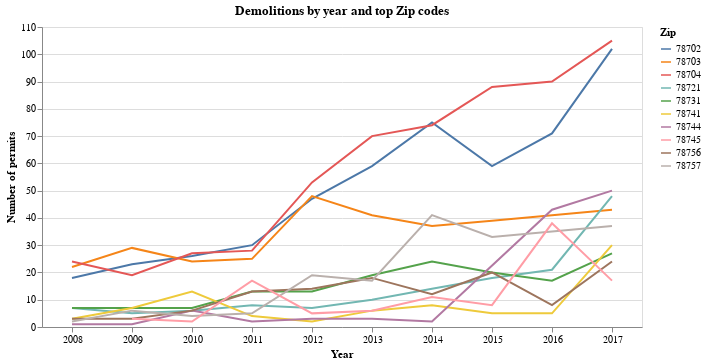

Notebook code cell kept with this figure:
### Markdown cell above
#### A look at top picks zips

Filtering to zip codes that that had more than 15 demos in 2017.

### Code cell
# filter our zip/year datafram to just 2017
zips_2017 = demos_yr_zip[demos_yr_zip['Year'] == '2017']

# filter the 2017 list to zips with 10+ demos
# sort the list by count descending
zips_2017_top = zips_2017[zips_2017.Count > 15].sort_values(
    'Count',
    ascending=False
)

# Use the Zip code column above to filter the original demos_yr_zip datatable
# and create the new dataframe to chart
top_demos_yr_zip = demos_yr_zip[demos_yr_zip['Zip'].isin(zips_2017_top.Zip)]

# draw chart based on above dataframe
alt.Chart(
    top_demos_yr_zip,
    title="Demolitions by year and top Zip codes"
).mark_line().encode(
    x=alt.X("Year:O",
            axis=alt.Axis(title="Year", labelAngle=0)),
    y=alt.Y("Count:Q",
            axis=alt.Axis(title="Number of permits")),
    color="Zip"
).properties(width=600)

### Figure 1 — Vega-Lite specification as saved in the notebook (floating-point values rounded to 4 significant figures)
{"$schema": "https://vega.github.io/schema/vega-lite/v2.4.1.json", "config": {"view": {"height": 300, "width": 400}}, "data": {"values": [{"Count": 18, "Year": "2008", "Zip": "78702"}, {"Count": 22, "Year": "2008", "Zip": "78703"}, {"Count": 24, "Year": "2008", "Zip": "78704"}, {"Count": 7, "Year": "2008", "Zip": "78721"}, {"Count": 7, "Year": "2008", "Zip": "78731"}, {"Count": 3, "Year": "2008", "Zip": "78741"}, {"Count": 1, "Year": "2008", "Zip": "78744"}, {"Count": 3, "Year": "2008", "Zip": "78756"}, {"Count": 2, "Year": "2008", "Zip": "78757"}, {"Count": 23, "Year": "2009", "Zip": "78702"}, {"Count": 29, "Year": "2009", "Zip": "78703"}, {"Count": 19, "Year": "2009", "Zip": "78704"}, {"Count": 5, "Year": "2009", "Zip": "78721"}, {"Count": 7, "Year": "2009", "Zip": "78731"}, {"Count": 7, "Year": "2009", "Zip": "78741"}, {"Count": 1, "Year": "2009", "Zip": "78744"}, {"Count": 3, "Year": "2009", "Zip": "78745"}, {"Count": 3, "Year": "2009", "Zip": "78756"}, {"Count": 6, "Year": "2009", "Zip": "78757"}, {"Count": 26, "Year": "2010", "Zip": "78702"}, {"Count": 24, "Year": "2010", "Zip": "78703"}, {"Count": 27, "Year": "2010", "Zip": "78704"}, {"Count": 6, "Year": "2010", "Zip": "78721"}, {"Count": 7, "Year": "2010", "Zip": "78731"}, {"Count": 13, "Year": "2010", "Zip": "78741"}, {"Count": 6, "Year": "2010", "Zip": "78744"}, {"Count": 2, "Year": "2010", "Zip": "78745"}, {"Count": 6, "Year": "2010", "Zip": "78756"}, {"Count": 4, "Year": "2010", "Zip": "78757"}, {"Count": 30, "Year": "2011", "Zip": "78702"}, {"Count": 25, "Year": "2011", "Zip": "78703"}, {"Count": 28, "Year": "2011", "Zip": "78704"}, {"Count": 8, "Year": "2011", "Zip": "78721"}, {"Count": 13, "Year": "2011", "Zip": "78731"}, {"Count": 4, "Year": "2011", "Zip": "78741"}, {"Count": 2, "Year": "2011", "Zip": "78744"}, {"Count": 17, "Year": "2011", "Zip": "78745"}, {"Count": 13, "Year": "2011", "Zip": "78756"}, {"Count": 5, "Year": "2011", "Zip": "78757"}, {"Count": 47, "Year": "2012", "Zip": "78702"}, {"Count": 48, "Year": "2012", "Zip": "78703"}, {"Count": 53, "Year": "2012", "Zip": "78704"}, {"Count": 7, "Year": "2012", "Zip": "78721"}, {"Count": 13, "Year": "2012", "Zip": "78731"}, {"Count": 2, "Year": "2012", "Zip": "78741"}, {"Count": 3, "Year": "2012", "Zip": "78744"}, {"Count": 5, "Year": "2012", "Zip": "78745"}, {"Count": 14, "Year": "2012", "Zip": "78756"}, {"Count": 19, "Year": "2012", "Zip": "78757"}, {"Count": 59, "Year": "2013", "Zip": "78702"}, {"Count": 41, "Year": "2013", "Zip": "78703"}, {"Count": 70, "Year": "2013", "Zip": "78704"}, {"Count": 10, "Year": "2013", "Zip": "78721"}, {"Count": 19, "Year": "2013", "Zip": "78731"}, {"Count": 6, "Year": "2013", "Zip": "78741"}, {"Count": 3, "Year": "2013", "Zip": "78744"}, {"Count": 6, "Year": "2013", "Zip": "78745"}, {"Count": 18, "Year": "2013", "Zip": "78756"}, {"Count": 17, "Year": "2013", "Zip": "78757"}, {"Count": 75, "Year": "2014", "Zip": "78702"}, {"Count": 37, "Year": "2014", "Zip": "78703"}, {"Count": 74, "Year": "2014", "Zip": "78704"}, {"Count": 14, "Year": "2014", "Zip": "78721"}, {"Count": 24, "Year": "2014", "Zip": "78731"}, {"Count": 8, "Year": "2014", "Zip": "78741"}, {"Count": 2, "Year": "2014", "Zip": "78744"}, {"Count": 11, "Year": "2014", "Zip": "78745"}, {"Count": 12, "Year": "2014", "Zip": "78756"}, {"Count": 41, "Year": "2014", "Zip": "78757"}, {"Count": 59, "Year": "2015", "Zip": "78702"}, {"Count": 39, "Year": "2015", "Zip": "78703"}, {"Count": 88, "Year": "2015", "Zip": "78704"}, {"Count": 18, "Year": "2015", "Zip": "78721"}, {"Count": 20, "Year": "2015", "Zip": "78731"}, {"Count": 5, "Year": "2015", "Zip": "78741"}, {"Count": 8, "Year": "2015", "Zip": "78745"}, {"Count": 20, "Year": "2015", "Zip": "78756"}, {"Count": 33, "Year": "2015", "Zip": "78757"}, {"Count": 71, "Year": "2016", "Zip": "78702"}, {"Count": 41, "Year": "2016", "Zip": "78703"}, {"Count": 90, "Year": "2016", "Zip": "78704"}, {"Count": 21, "Year": "2016", "Zip": "78721"}, {"Count": 17, "Year": "2016", "Zip": "78731"}, {"Count": 5, "Year": "2016", "Zip": "78741"}, {"Count": 43, "Year": "2016", "Zip": "78744"}, {"Count": 38, "Year": "2016", "Zip": "78745"}, {"Count": 8, "Year": "2016", "Zip": "78756"}, {"Count": 35, "Year": "2016", "Zip": "78757"}, {"Count": 102, "Year": "2017", "Zip": "78702"}, {"Count": 43, "Year": "2017", "Zip": "78703"}, {"Count": 105, "Year": "2017", "Zip": "78704"}, {"Count": 48, "Year": "2017", "Zip": "78721"}, {"Count": 27, "Year": "2017", "Zip": "78731"}, {"Count": 30, "Year": "2017", "Zip": "78741"}, {"Count": 50, "Year": "2017", "Zip": "78744"}, {"Count": 17, "Year": "2017", "Zip": "78745"}, {"Count": 24, "Year": "2017", "Zip": "78756"}, {"Count": 37, "Year": "2017", "Zip": "78757"}]}, "encoding": {"color": {"field": "Zip", "type": "nominal"}, "x": {"axis": {"labelAngle": 0, "title": "Year"}, "field": "Year", "type": "ordinal"}, "y": {"axis": {"title": "Number of permits"}, "field": "Count", "type": "quantitative"}}, "mark": "line", "title": "Demolitions by year and top Zip codes", "width": 600}
